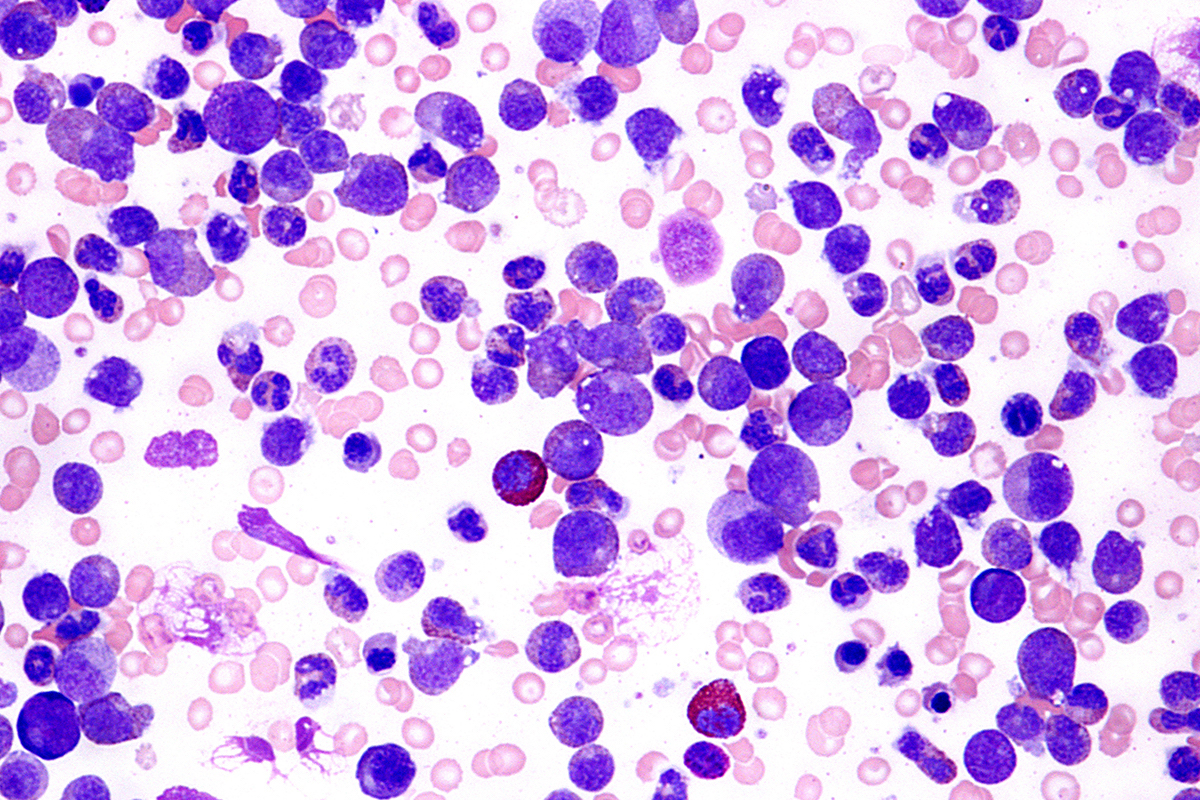
#> input picture data/full.jpg, 1200 x 800 px
$ jupyter execute 'Pixel Distributions.ipynb'
#> lines starting #> are read from the running program, lines starting #| are printed output that depends on the picture
[cell 1]
import cv2
import numpy as np
from matplotlib import pyplot as plt

[cell 2]
img = cv2.imread("./data/full.jpg")
#> img is the input picture: shape (800, 1200, 3); mean B, G, R 235.4, 174.3, 208.2
plt.imshow(img)

[cell 3]
color = ('b','g','r')
for i,col in enumerate(color):
    histr = cv2.calcHist([img],[i],None,[256],[0,256])
    plt.plot(histr,color = col)
    plt.xlim([0,256])
plt.show()
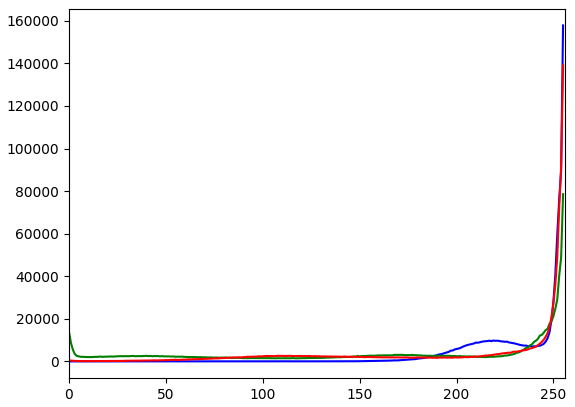
#> figure drawn by matplotlib, 1 panel; curve peaks at x = 255, y = 157852; curve peaks at x = 255, y = 78565; curve peaks at x = 255, y = 139040

#### img = cv2.imread("./data/white1.jpg")
plt.imshow(img)

[cell 4]
color = ('b','g','r')
for i,col in enumerate(color):
    histr = cv2.calcHist([img],[i],None,[256],[0,256])
    plt.plot(histr,color = col)
    plt.xlim([0,256])
plt.show()

[cell 5]
img = cv2.imread("./data/white2.jpg")
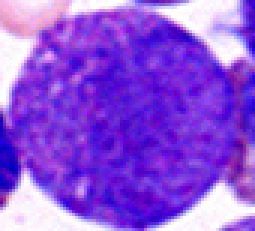
#> input picture data/white2.jpg, 85 x 77 px (shown 3 times larger)
#> img is the input picture: shape (77, 85, 3); mean B, G, R 221.1, 82.3, 142.8
plt.imshow(img)

[cell 6]
color = ('b','g','r')
for i,col in enumerate(color):
    histr = cv2.calcHist([img],[i],None,[256],[0,256])
    plt.plot(histr,color = col)
    plt.xlim([0,256])
plt.show()
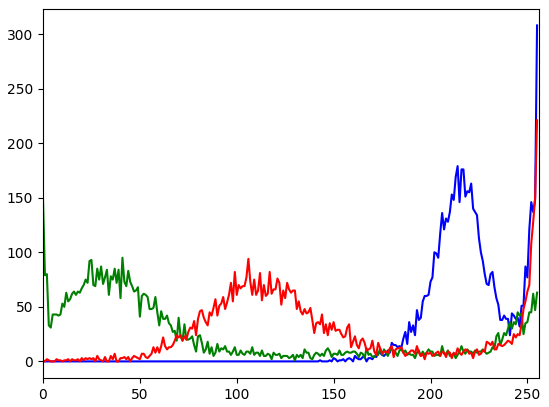
#> figure drawn by matplotlib, 1 panel; curve peaks at x = 255, y = 308; curve peaks at x = 0, y = 149; curve peaks at x = 255, y = 221

[cell 7]
img = cv2.imread("./data/red1.jpg")
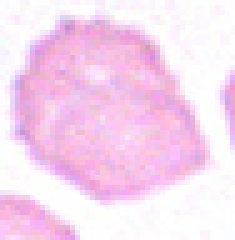
#> input picture data/red1.jpg, 47 x 48 px (shown 5 times larger)
#> img is the input picture: shape (48, 47, 3); mean B, G, R 240.4, 216.2, 247.4
plt.imshow(img)

[cell 8]
color = ('b','g','r')
for i,col in enumerate(color):
    histr = cv2.calcHist([img],[i],None,[256],[0,256])
    plt.plot(histr,color = col)
    plt.xlim([0,256])
plt.show()
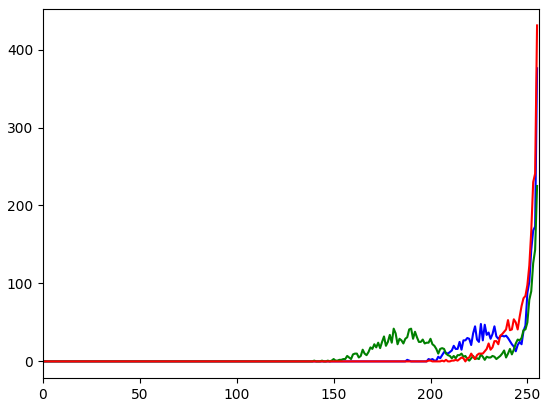
#> figure drawn by matplotlib, 1 panel; curve peaks at x = 255, y = 376; curve peaks at x = 255, y = 225; curve peaks at x = 255, y = 431

[cell 9]
img = cv2.imread("./data/red2.jpg")
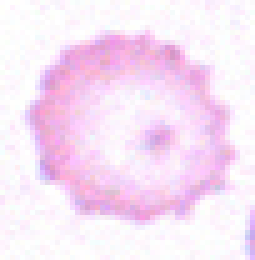
#> input picture data/red2.jpg, 51 x 52 px (shown 5 times larger)
#> img is the input picture: shape (52, 51, 3); mean B, G, R 246.2, 226.3, 248.2
plt.imshow(img)

[cell 10]
color = ('b','g','r')
for i,col in enumerate(color):
    histr = cv2.calcHist([img],[i],None,[256],[0,256])
    plt.plot(histr,color = col)
    plt.xlim([0,256])
plt.show()
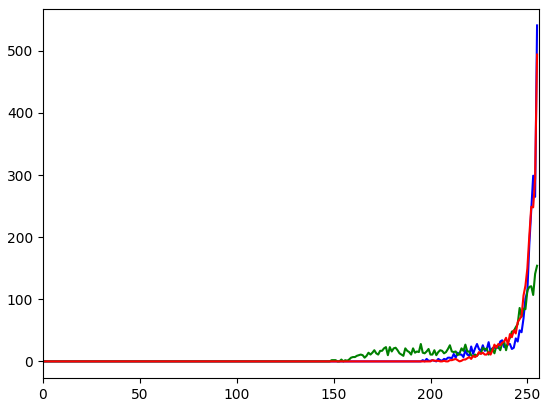
#> figure drawn by matplotlib, 1 panel; curve peaks at x = 255, y = 541; curve peaks at x = 255, y = 154; curve peaks at x = 255, y = 494
